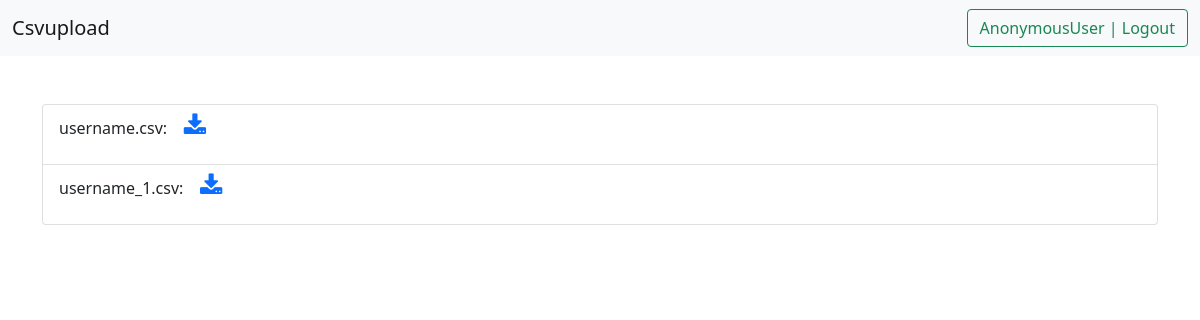
Page /allfiles/ on the earlier database version.
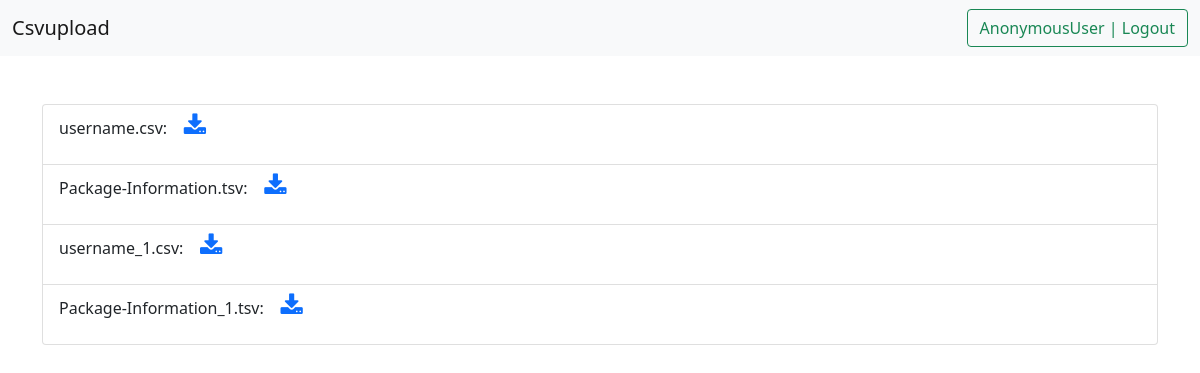
Same page on the later database version.
### backend/models.py (models this page shows, shortened)
class uploader(models.Model):
    username = models.CharField(max_length=256)
    file = models.FileField(upload_to='')
    file.short_description = 'Download Fieldname'

### backend/views.py (the view)
# urls.py: path('allfiles/', views.allfiles, name='allfiles'),
def allfiles(request):
    data = uploader.objects.all()
    return render(request, "allfiles.html", {"data": data})

### templates/allfiles.html (shortened to what this page needs)
<!DOCTYPE html>
<html lang="en">
<head>
</head>
<link rel="stylesheet" href="https://cdnjs.cloudflare.com/ajax/libs/font-awesome/4.7.0/css/font-awesome.min.css">
<link href="https://cdn.jsdelivr.net/npm/bootstrap@5.1.3/dist/css/bootstrap.min.css" rel="stylesheet"
>
<body>
    <nav class="navbar navbar-light bg-light">
        <div class="container-fluid">
            <a class="navbar-brand" href="/">Csvupload</a>
            <a href="/logout/" class="btn btn-outline-success">{{request.user}} | Logout</a>
        </div>
    </nav>
    <div class="container my-5">
        <ul class="list-group">
            {% for i in data %}
            <li class="list-group-item">
                <p>{{i.file}}: &nbsp;&nbsp;
                    <a href="/media/{{i.file}}/">
                        <i class="fa fa-download" style="font-size:24px"></i>
                    </a>
                </p>
            </li>
            {% endfor %}
        </ul>
    </div>
</body>
</html>

Differences in the rows shown:
added uploader: file "Package-Information.tsv"
added uploader: file "Package-Information_1.tsv"
